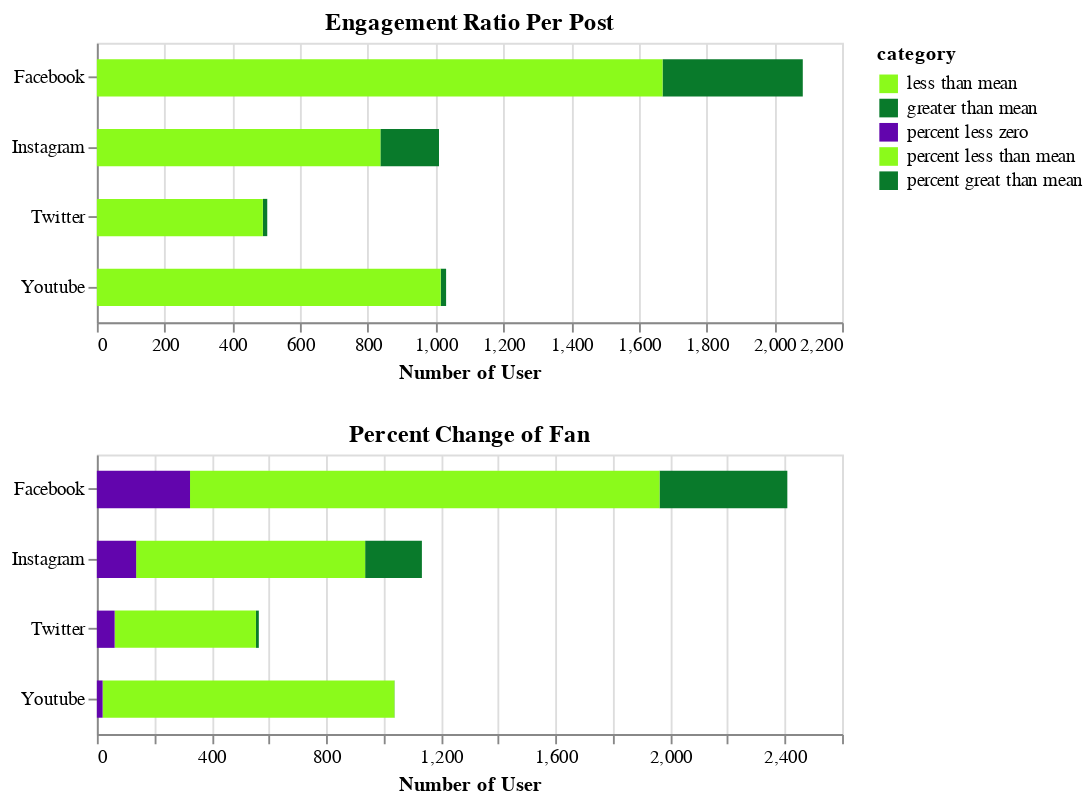

The code cell stored with this chart in its notebook:
### Code cell
alt.vconcat(engagement_bar, percentage_bar)

### Figure 1 — Vega-Lite specification as saved in the notebook (floating-point values rounded to 4 significant figures)
{"config": {"view": {"continuousWidth": 400, "continuousHeight": 300}}, "vconcat": [{"data": {"name": "data-0e0220b8182d47c8c2ffeff0dfd4a104"}, "mark": {"type": "bar", "size": 20}, "encoding": {"color": {"condition": {"type": "nominal", "field": "category", "scale": {"domain": ["less than mean", "greater than mean", "percent less zero", "percent less than mean", "percent great than mean"], "range": ["#8bfa1b", "#097a2b", "#6205ad", "#8bfa1b", "#097a2b"]}, "selection": "Select"}, "value": "lightgray"}, "order": {"type": "nominal", "field": "category", "sort": "descending"}, "tooltip": [{"type": "nominal", "field": "platform"}, {"type": "quantitative", "field": "value"}], "x": {"type": "quantitative", "aggregate": "sum", "axis": {"labelAngle": 0, "title": "Number of User"}, "field": "value"}, "y": {"type": "nominal", "axis": {"title": ""}, "field": "platform"}}, "height": 150, "selection": {"selector041": {"type": "interval", "bind": "scales", "encodings": ["x", "y"]}, "Select": {"type": "single", "fields": ["platform"], "bind": {"input": "select", "options": ["Facebook", "Youtube", "Twitter", "Instagram"]}}}, "title": "Engagement Ratio Per Post", "width": 400}, {"data": {"name": "data-dea7cb08b45dea8fb7a9f707ac5e18ea"}, "mark": {"type": "bar", "size": 20}, "encoding": {"color": {"condition": {"type": "nominal", "field": "category", "scale": {"domain": ["less than mean", "greater than mean", "percent less zero", "percent less than mean", "percent great than mean"], "range": ["#8bfa1b", "#097a2b", "#6205ad", "#8bfa1b", "#097a2b"]}, "selection": "Select"}, "value": "lightgray"}, "order": {"type": "nominal", "field": "category", "sort": "descending"}, "tooltip": [{"type": "nominal", "field": "platform"}, {"type": "quantitative", "field": "value"}], "x": {"type": "quantitative", "aggregate": "sum", "axis": {"labelAngle": 0, "title": "Number of User"}, "field": "value"}, "y": {"type": "nominal", "axis": {"title": ""}, "field": "platform"}}, "height": 150, "selection": {"selector042": {"type": "interval", "bind": "scales", "encodings": ["x", "y"]}}, "title": "Percent Change of Fan", "width": 400}], "$schema": "https://vega.github.io/schema/vega-lite/v4.8.1.json", "datasets": {"data-0e0220b8182d47c8c2ffeff0dfd4a104": [{"platform": "Facebook", "category": "greater than mean", "value": 414, "color": "#3258a8"}, {"platform": "Facebook", "category": "less than mean", "value": 1670, "color": "#3258a8"}, {"platform": "Youtube", "category": "greater than mean", "value": 16, "color": "#f23c0a"}, {"platform": "Youtube", "category": "less than mean", "value": 1015, "color": "#f23c0a"}, {"platform": "Twitter", "category": "greater than mean", "value": 13, "color": "#11ddf7"}, {"platform": "Twitter", "category": "less than mean", "value": 490, "color": "#11ddf7"}, {"platform": "Instagram", "category": "greater than mean", "value": 173, "color": "#983bf5"}, {"platform": "Instagram", "category": "less than mean", "value": 837, "color": "#983bf5"}], "data-dea7cb08b45dea8fb7a9f707ac5e18ea": [{"platform": "Facebook", "category": "percent great than mean", "value": 446, "color": "#3258a8"}, {"platform": "Facebook", "category": "percent less than mean", "value": 1638, "color": "#3258a8"}, {"platform": "Facebook", "category": "percent less zero", "value": 325, "color": "#3258a8"}, {"platform": "Youtube", "category": "percent great than mean", "value": 1, "color": "#f23c0a"}, {"platform": "Youtube", "category": "percent less than mean", "value": 1018, "color": "#f23c0a"}, {"platform": "Youtube", "category": "percent less zero", "value": 20, "color": "#f23c0a"}, {"platform": "Twitter", "category": "percent great than mean", "value": 10, "color": "#11ddf7"}, {"platform": "Twitter", "category": "percent less than mean", "value": 493, "color": "#11ddf7"}, {"platform": "Twitter", "category": "percent less zero", "value": 62, "color": "#11ddf7"}, {"platform": "Instagram", "category": "percent great than mean", "value": 198, "color": "#983bf5"}, {"platform": "Instagram", "category": "percent less than mean", "value": 799, "color": "#983bf5"}, {"platform": "Instagram", "category": "percent less zero", "value": 137, "color": "#983bf5"}]}}
